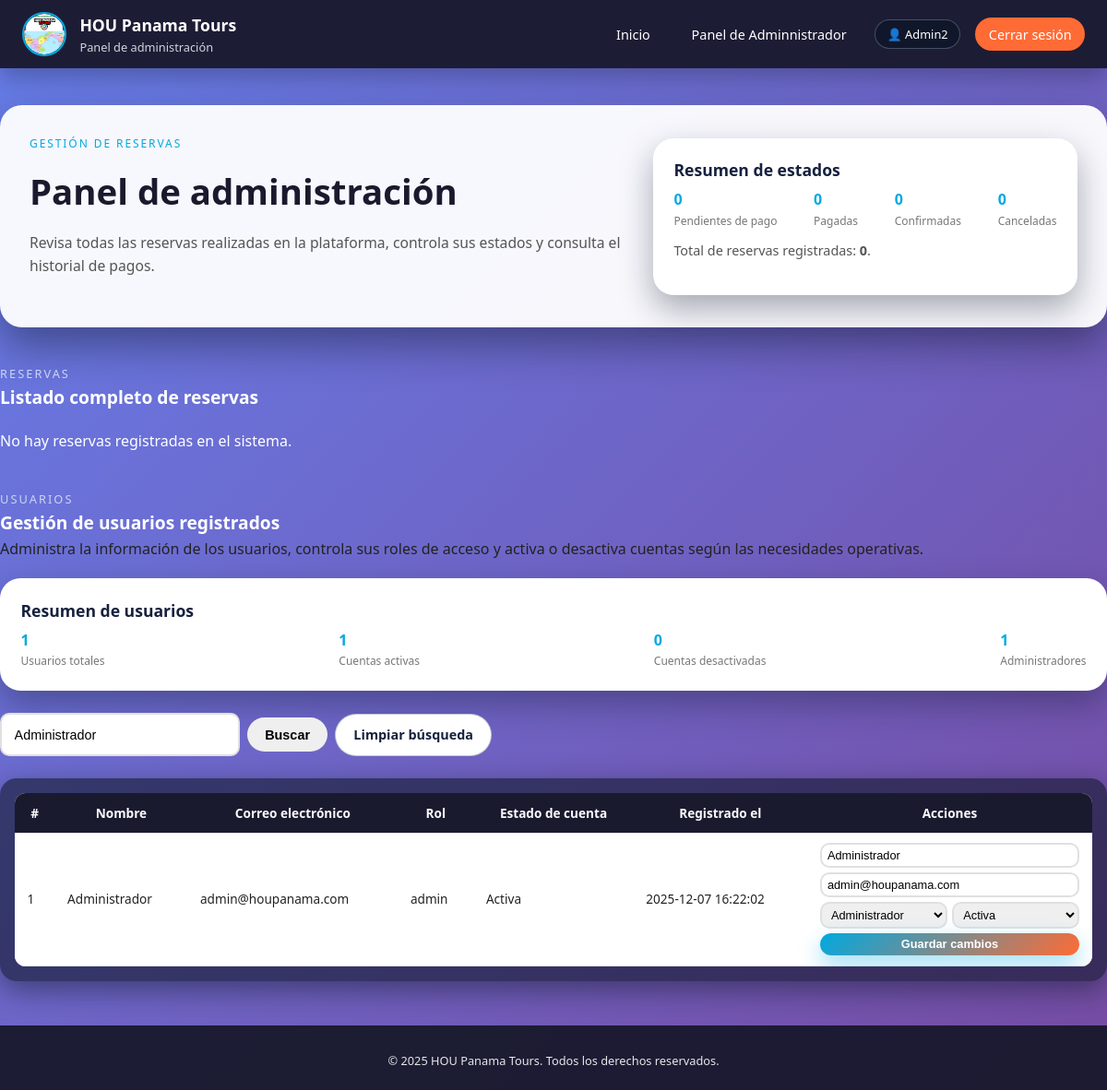
The app's page /admin.php?buscar_usuario=Administrador (signed in) with its own data.
### tables this page shows
CREATE TABLE usuarios (
  id INT AUTO_INCREMENT PRIMARY KEY,
  nombre VARCHAR(100) NOT NULL,
  email VARCHAR(120) NOT NULL UNIQUE,
  password_hash VARCHAR(255) NOT NULL,
  rol ENUM('usuario','admin') NOT NULL DEFAULT 'usuario',
  activo TINYINT(1) NOT NULL DEFAULT 1,
  creado_en DATETIME NOT NULL DEFAULT CURRENT_TIMESTAMP
);

### admin.php (the view, shortened to what this page needs)
<?php
require_once 'config.php';
$stmt = $pdo->prepare("SELECT id, nombre, email, rol FROM usuarios WHERE id = ?");
$stmt->execute([$_SESSION['user_id']]);
$usuario = $stmt->fetch(PDO::FETCH_ASSOC);
$stmt = $pdo->prepare("
    SELECT
        r.*,
        u.nombre  AS usuario_nombre,
        u.email   AS usuario_email,
        d.nombre  AS destino_nombre,
        d.provincia AS destino_provincia
    FROM reservas r
    INNER JOIN usuarios u ON r.id_usuario = u.id
    INNER JOIN destinos d ON r.id_destino = d.id
    ORDER BY r.creado_en DESC
");
$stmt->execute();
$reservas = $stmt->fetchAll(PDO::FETCH_ASSOC);
$resumen_estados = [
    'Pendiente de Pago' => 0,
    'Pagado'            => 0,
    'Confirmado'        => 0,
    'Cancelado'         => 0,
];
$buscar_usuario = trim($_GET['buscar_usuario'] ?? '');
$sql_usuarios = "SELECT id, nombre, email, rol, activo, creado_en FROM usuarios";
$params_usuarios = [];
if ($buscar_usuario !== '') {
    $sql_usuarios .= " WHERE nombre LIKE ? OR email LIKE ?";
    $like = '%' . $buscar_usuario . '%';
    $params_usuarios = [$like, $like];
}
$sql_usuarios .= " ORDER BY creado_en DESC";
$stmt_usuarios = $pdo->prepare($sql_usuarios);
$stmt_usuarios->execute($params_usuarios);
$usuarios = $stmt_usuarios->fetchAll(PDO::FETCH_ASSOC);
$resumen_usuarios = [
    'total'     => count($usuarios),
    'activos'   => 0,
    'inactivos' => 0,
    'admins'    => 0,
];
foreach ($usuarios as $u) {
    if ((int)$u['activo'] === 1) {
        $resumen_usuarios['activos']++;
    } else {
        $resumen_usuarios['inactivos']++;
    }
    if ($u['rol'] === 'admin') {
        $resumen_usuarios['admins']++;
    }
}
?>
<!DOCTYPE html>
<html lang="es">
<head>
    <link rel="stylesheet" href="css/style.css">
</head>
<body>
<header class="header">
    <div class="header-inner">
        <div class="brand" onclick="window.location.href='index.php'" style="cursor:pointer;">
            <div class="brand-logo">
                <img src="Imagenes/empresas_hou.jpg"
                alt="HOU Panama Tours"
                style="width:100%;height:100%;object-fit:cover;border-radius:50%;">
            </div>
            <div>
                <div class="brand-title">HOU Panama Tours</div>
                <div class="brand-subtitle">Panel de administración</div>
            </div>
        </div>
        <nav class="nav">
            <a href="index.php">Inicio</a>
            <a href="admin.php">Panel de Adminnistrador</a>
            <span class="user-pill"> 👤 <?php echo htmlspecialchars($usuario['nombre']); ?></span>
            <a href="index.php?logout=1" class="nav-cta">Cerrar sesión</a>
        </nav>
    </div>
</header>
<section class="hero">
    <div class="hero-grid">
        <div>
            <p class="hero-kicker">Gestión de reservas</p>
            <h1 class="hero-title">Panel de administración</h1>
            <p class="hero-subtitle">
                Revisa todas las reservas realizadas en la plataforma, controla sus estados
                y consulta el historial de pagos.
            </p>
        </div>
        <div>
            <div class="card">
                <div class="card-content">
                    <h3 class="card-title">Resumen de estados</h3>
                    <div class="card-stats">
                        <div>
                            <div class="stat-value"><?php echo (int)$resumen_estados['Pendiente de Pago']; ?></div>
                            <div class="stat-label">Pendientes de pago</div>
                        </div>
                        <div>
                            <div class="stat-value"><?php echo (int)$resumen_estados['Pagado']; ?></div>
                            <div class="stat-label">Pagadas</div>
                        </div>
                        <div>
                            <div class="stat-value"><?php echo (int)$resumen_estados['Confirmado']; ?></div>
                            <div class="stat-label">Confirmadas</div>
                        </div>
                        <div>
                            <div class="stat-value"><?php echo (int)$resumen_estados['Cancelado']; ?></div>
                            <div class="stat-label">Canceladas</div>
                        </div>
                    </div>
                    <p class="card-description" style="margin-top:0.7rem;">
                        Total de reservas registradas: <strong><?php echo count($reservas); ?></strong>.
                    </p>
                </div>
            </div>
        </div>
    </div>
</section>
<section class="section">
    <div class="section-header">
        <p class="section-kicker">Reservas</p>
        <h2 class="section-title">Listado completo de reservas</h2>
    </div>
    <?php if (empty($reservas)): ?>
        <p style="color:#fff;margin-top:0.5rem;">
            No hay reservas registradas en el sistema.
        </p>
    <?php endif; ?>
</section>
<section class="section">
    <div class="section-header">
        <p class="section-kicker">Usuarios</p>
        <h2 class="section-title">Gestión de usuarios registrados</h2>
        <p class="section-description">
            Administra la información de los usuarios, controla sus roles de acceso
            y activa o desactiva cuentas según las necesidades operativas.
        </p>
    </div>
    <div class="card" style="margin-bottom:1.5rem;">
        <div class="card-content">
            <h3 class="card-title">Resumen de usuarios</h3>
            <div class="card-stats">
                <div>
                    <div class="stat-value"><?php echo (int)$resumen_usuarios['total']; ?></div>
                    <div class="stat-label">Usuarios totales</div>
                </div>
                <div>
                    <div class="stat-value"><?php echo (int)$resumen_usuarios['activos']; ?></div>
                    <div class="stat-label">Cuentas activas</div>
                </div>
                <div>
                    <div class="stat-value"><?php echo (int)$resumen_usuarios['inactivos']; ?></div>
                    <div class="stat-label">Cuentas desactivadas</div>
                </div>
                <div>
                    <div class="stat-value"><?php echo (int)$resumen_usuarios['admins']; ?></div>
                    <div class="stat-label">Administradores</div>
                </div>
            </div>
        </div>
    </div>
    <form method="get" style="margin-bottom:1rem;display:flex;gap:0.5rem;align-items:center;flex-wrap:wrap;">
        <input
            type="text"
            name="buscar_usuario"
            value="<?php echo htmlspecialchars($buscar_usuario); ?>"
            placeholder="Buscar por nombre o correo"
            class="form-input"
            style="max-width:260px;"
        >
        <button type="submit" class="btn btn-secondary">Buscar</button>
        <?php if ($buscar_usuario !== ''): ?>
            <a href="admin.php" class="btn btn-ghost">Limpiar búsqueda</a>
        <?php endif; ?>
    </form>
    <?php if (empty($usuarios)): ?>
        <p style="color:#fff;margin-top:0.5rem;">
            No hay usuarios registrados que coincidan con el criterio de búsqueda.
        </p>
    <?php else: ?>
        <div class="table-wrapper">
            <table class="table">
                <thead>
                    <tr>
                        <th>#</th>
                        <th>Nombre</th>
                        <th>Correo electrónico</th>
                        <th>Rol</th>
                        <th>Estado de cuenta</th>
                        <th>Registrado el</th>
                        <th>Acciones</th>
                    </tr>
                </thead>
                <tbody>
                <?php foreach ($usuarios as $u): ?>
                    <tr>
                        <td><?php echo (int)$u['id']; ?></td>
                        <td><?php echo htmlspecialchars($u['nombre']); ?></td>
                        <td><?php echo htmlspecialchars($u['email']); ?></td>
                        <td><?php echo htmlspecialchars($u['rol']); ?></td>
                        <td><?php echo (int)$u['activo'] === 1 ? 'Activa' : 'Desactivada'; ?></td>
                        <td><?php echo htmlspecialchars($u['creado_en']); ?></td>
                        <td>
                            <form method="post" style="display:flex;flex-direction:column;gap:0.3rem;min-width:220px;">
                                <input
                                    type="text"
                                    name="nombre"
                                    value="<?php echo htmlspecialchars($u['nombre']); ?>"
                                    class="form-input"
                                    style="padding:0.25rem 0.4rem;font-size:0.8rem;"
                                    placeholder="Nombre completo"
                                >
                                <input
                                    type="email"
                                    name="email"
                                    value="<?php echo htmlspecialchars($u['email']); ?>"
                                    class="form-input"
                                    style="padding:0.25rem 0.4rem;font-size:0.8rem;"
                                    placeholder="Correo electrónico"
                                >
                                <div style="display:flex;gap:0.3rem;">
                                    <select name="rol" class="form-input" style="padding:0.25rem 0.4rem;font-size:0.8rem;">
                                        <option value="admin" <?php echo $u['rol']==='admin'?'selected':''; ?>>Administrador</option>
                                    </select>
                                    <select name="activo" class="form-input" style="padding:0.25rem 0.4rem;font-size:0.8rem;">
                                        <option value="1" <?php echo (int)$u['activo']===1?'selected':''; ?>>Activa</option>
                                    </select>
                                </div>
                                <button type="submit" class="btn btn-primary" style="padding:0.3rem 0.6rem;font-size:0.8rem;">
                                    Guardar cambios
                                </button>
                            </form>
                        </td>
                    </tr>
                <?php endforeach; ?>
                </tbody>
            </table>
        </div>
    <?php endif; ?>
</section>
<footer class="footer">
    <p>© <?php echo date('Y'); ?> HOU Panama Tours. Todos los derechos reservados.</p>
</footer>
</body>
</html>

### style.css (style rules this page uses)
* { box-sizing: border-box; margin: 0; padding: 0; }
:root { --primary: #00A9E0; --secondary: #FF6B35; --dark: #1a1a2e; --light: #f8f9fa; --accent: #16213e; }
body { font-family: 'Segoe UI', Tahoma, Geneva, Verdana, sans-serif; background: linear-gradient(135deg, #667eea 0%, #764ba2 100%); color: #222; line-height: 1.6; }
a { color: inherit; text-decoration: none; }
img { max-width: 100%; display: block; }
.header { background: rgba(26, 26, 46, 0.96); color: #fff; position: sticky; top: 0; z-index: 50; box-shadow: 0 10px 25px rgba(0, 0, 0, 0.25); }
.header-inner { max-width: 1200px; margin: 0 auto; padding: 0.8rem 1.5rem; display: flex; align-items: center; justify-content: space-between; gap: 1rem; }
.brand { display: flex; align-items: center; gap: 0.9rem; }
.brand-logo { width: 48px; height: 48px; border-radius: 50%; overflow: hidden; border: 2px solid var(--primary); }
.brand-title { font-weight: 700; font-size: 1.1rem; }
.brand-subtitle { font-size: 0.8rem; color: #d1d5db; }
.nav { display: flex; align-items: center; gap: 1rem; }
.nav a { font-size: 0.9rem; padding: 0.4rem 0.9rem; border-radius: 999px; position: relative; }
.nav a::after { content: ""; position: absolute; bottom: -5px; left: 0; width: 0; height: 2px; background: var(--primary); transition: width 0.25s; }
.nav-cta { background: var(--secondary); color: #fff; border-radius: 25px; }
.user-pill { font-size: 0.8rem; padding: 0.3rem 0.8rem; border-radius: 999px; background: rgba(15, 23, 42, 0.8); border: 1px solid rgba(148, 163, 184, 0.4); display: inline-flex; align-items: center; gap: 0.4rem; }
.hero { max-width: 1200px; margin: 2.5rem auto; padding: 2rem; background: rgba(255, 255, 255, 0.95); border-radius: 24px; box-shadow: 0 20px 45px rgba(15, 23, 42, 0.45); }
.hero-grid { display: grid; grid-template-columns: minmax(0, 1.4fr) minmax(0, 1fr); gap: 2rem; align-items: center; }
.hero-kicker { text-transform: uppercase; letter-spacing: 0.16em; font-size: 0.75rem; color: var(--primary); margin-bottom: 0.75rem; }
.hero-title { font-size: clamp(2.1rem, 3.2vw, 2.6rem); font-weight: 700; color: var(--dark); margin-bottom: 0.75rem; }
.hero-subtitle { font-size: 0.98rem; color: #555; margin-bottom: 1.4rem; }
.btn { display: inline-flex; align-items: center; justify-content: center; padding: 0.65rem 1.2rem; border-radius: 999px; border: none; cursor: pointer; font-size: 0.9rem; font-weight: 600; transition: transform 0.2s, box-shadow 0.2s, opacity 0.2s; }
.btn-primary { background: linear-gradient(135deg, var(--primary), var(--secondary)); color: white; box-shadow: 0 10px 25px rgba(0, 169, 224, 0.4); }
.btn-ghost { background: #ffffff; color: var(--accent); border: 1px solid rgba(148, 163, 184, 0.6); }
.section { margin: 2.5rem auto; max-width: 1200px; }
.section-header { margin-bottom: 1.2rem; }
.section-title { font-size: 1.2rem; font-weight: 700; color: #fff; }
.section-kicker { font-size: 0.8rem; text-transform: uppercase; letter-spacing: 0.16em; color: #cbd5f5; }
.card { background: white; border-radius: 22px; overflow: hidden; box-shadow: 0 15px 35px rgba(15, 23, 42, 0.35); display: flex; flex-direction: column; }
.card-content { padding: 1.3rem 1.4rem 1.4rem; }
.card-title { font-size: 1.1rem; font-weight: 700; margin-bottom: 0.35rem; color: var(--accent); }
.card-description { font-size: 0.9rem; color: #555; margin-bottom: 0.9rem; }
.card-stats { display: flex; justify-content: space-between; gap: 0.75rem; font-size: 0.8rem; }
.stat-value { font-size: 1rem; font-weight: bold; color: var(--primary); }
.stat-label { font-size: 0.75rem; color: #777; }
.form-input, .form-select, textarea { width: 100%; padding: 0.85rem; border-radius: 10px; border: 2px solid #e0e0e0; font-size: 0.9rem; }
.table-wrapper { background: rgba(15, 23, 42, 0.6); border-radius: 18px; padding: 1rem; box-shadow: 0 10px 30px rgba(15, 23, 42, 0.5); margin-top: 1.5rem; }
.table { width: 100%; border-collapse: collapse; font-size: 0.85rem; background: white; border-radius: 12px; overflow: hidden; }
.table thead { background: var(--dark); color: #f9fafb; }
.table th, .table td { padding: 0.65rem 0.85rem; border-bottom: 1px solid #e5e7eb; }
.table tr:nth-child(odd) td { background: #fff; }
.footer { margin-top: 3rem; padding: 1.8rem 1rem 1.3rem; font-size: 0.8rem; color: #e5e7eb; text-align: center; background: rgba(26, 26, 46, 0.96); }

### records on screen
usuarios: nombre "Admin2"
usuarios: id "1", nombre "Administrador", email "admin@houpanama.com", rol "admin", shows "Activa", creado_en "2025-12-07 16:22:02", rol "Administrador", activo "Activa"

### other values on screen
$resumen_estados['Pendiente de Pago'] "0"
$resumen_estados['Pagado'] "0"
$resumen_estados['Confirmado'] "0"
$resumen_estados['Cancelado'] "0"
count($reservas) "0"
$resumen_usuarios['total'] "1"
$resumen_usuarios['activos'] "1"
$resumen_usuarios['inactivos'] "0"
$resumen_usuarios['admins'] "1"
